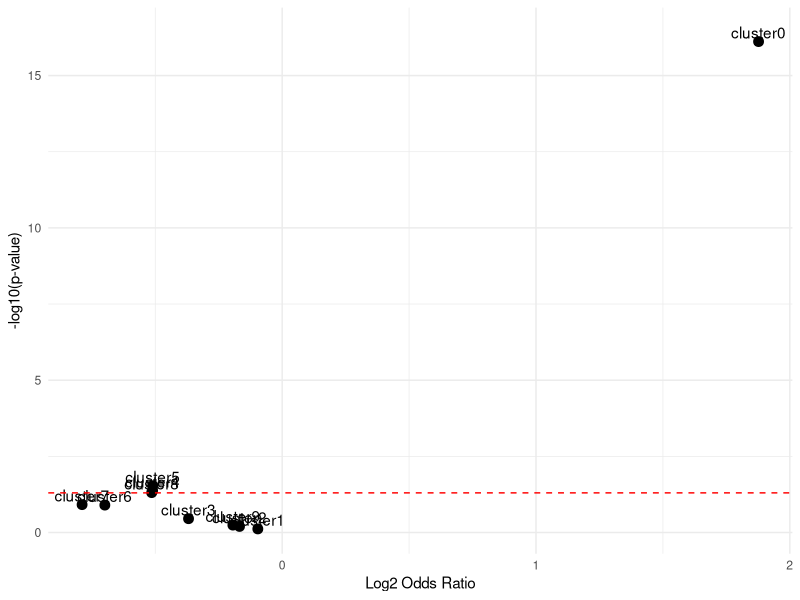
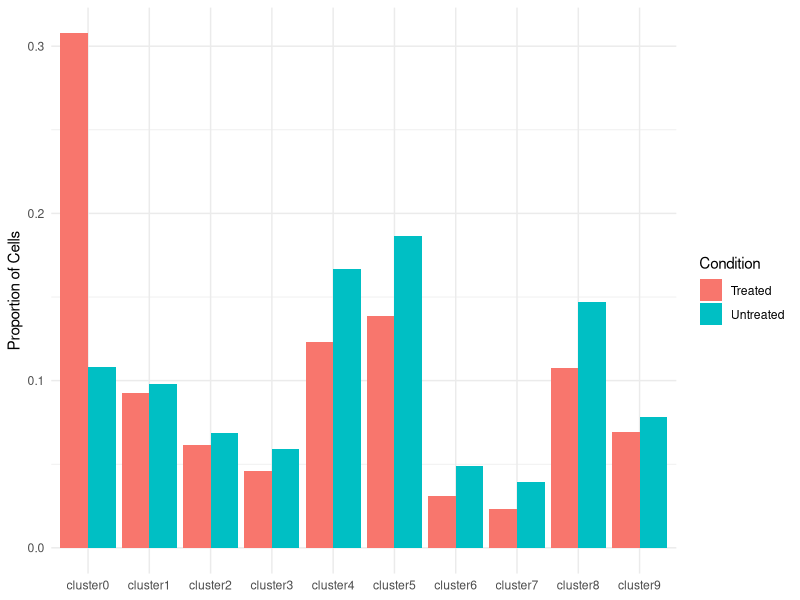

The R source for these figures, in order:
## ---- chunk 1
library(tidyverse)
knitr::opts_chunk$set(echo = TRUE)
## ---- chunk 2
treated   <- c(50, 60, 40, 30, 80, 90, 20, 15, 70, 45)
untreated <- c(55, 50, 35, 25, 85, 95, 25, 20, 65, 40)

cluster_table <- rbind(treated, untreated)
colnames(cluster_table) <- paste0("cluster", 0:9)
rownames(cluster_table) <- c("Treated", "Untreated")
cluster_table
## ---- chunk 3
chisq_test <- chisq.test(cluster_table)
chisq_test
## ---- chunk 4
fisher_test <- fisher.test(cluster_table, workspace=2e8)
fisher_test
## ---- chunk 5
treated2   <- c(200, 60, 40, 30, 80, 90, 20, 15, 70, 45)
untreated2 <- c(55, 50, 35, 30, 85, 95, 25, 20, 75, 40)

cluster_table2 <- rbind(treated2, untreated2)
colnames(cluster_table2) <- paste0("cluster", 0:9)
rownames(cluster_table2) <- c("Treated", "Untreated")
cluster_table2
## ---- chunk 6
chisq_test2 <- chisq.test(cluster_table2)
chisq_test2
## ---- chunk 7
fisher_test2 <- fisher.test(cluster_table2, simulate.p.value = TRUE)
fisher_test2
## ---- chunk 8
treated3   <- c(50, 60, 40, 30, 80, 90, 20, 15, 70, 45)
untreated3 <- untreated*3

cluster_table3 <- rbind(treated3, untreated3)
colnames(cluster_table3) <- paste0("cluster", 0:9)
rownames(cluster_table3) <- c("Treated", "Untreated")

chisq.test(cluster_table3)
## ---- chunk 9
treated   <- c(200, 60, 40, 30, 80, 90, 20, 15, 70, 45)
untreated <- c(55, 50, 35, 30, 85, 95, 25, 20, 75, 40)
clusters <- paste0("cluster", 0:9)

total_treated <- sum(treated)
total_untreated <- sum(untreated)

res <- purrr::map(seq_along(clusters), \(i){
  contingency_table <- matrix(
    c(
      treated[i], total_treated - treated[i],
      untreated[i], total_untreated - untreated[i]
    ),
    nrow=2,
    byrow=TRUE
  )
  
  fisher_res <- fisher.test(contingency_table)
  list(
    table = contingency_table,
    stat = fisher_res
  )
})

res[[1]]
## ---- chunk 10
data.frame(
  Cluster = clusters,
  Treated = treated,
  Untreated = untreated,
  pvalue = purrr::map_dbl(res, \(x) x$stat$p.value),
  odds_ratio = purrr::map_dbl(res, \(x) x$stat$estimate)
) -> res_df

res_df$padj <- p.adjust(res_df$pvalue, method = "BH")
res_df$log2_odds_ratio <- log2(res_df$odds_ratio)

res_df
## ---- chunk 11
library(ggplot2)

ggplot(res_df, aes(x = log2_odds_ratio, y = -log10(pvalue), label=Cluster)) +
  geom_point(size=3) +
  geom_text(nudge_y = 0.3) +
  geom_hline(yintercept = -log10(0.05), linetype="dashed", color="red") +
  xlab("Log2 Odds Ratio") + ylab("-log10(p-value)") +
  theme_minimal()
## ---- chunk 12
prop_df <- data.frame(
  Cluster = rep(clusters, 2),
  Condition = rep(c("Treated", "Untreated"), each=length(clusters)),
  Proportion = c(treated / total_treated, untreated / total_untreated)
)

ggplot(prop_df, aes(x=Cluster, y=Proportion, fill=Condition)) +
  geom_bar(stat="identity", position="dodge") +
  ylab("Proportion of Cells") +
  theme_minimal() +
  theme(axis.title.x = element_blank())
## ---- chunk 13
res_df[1, ]
